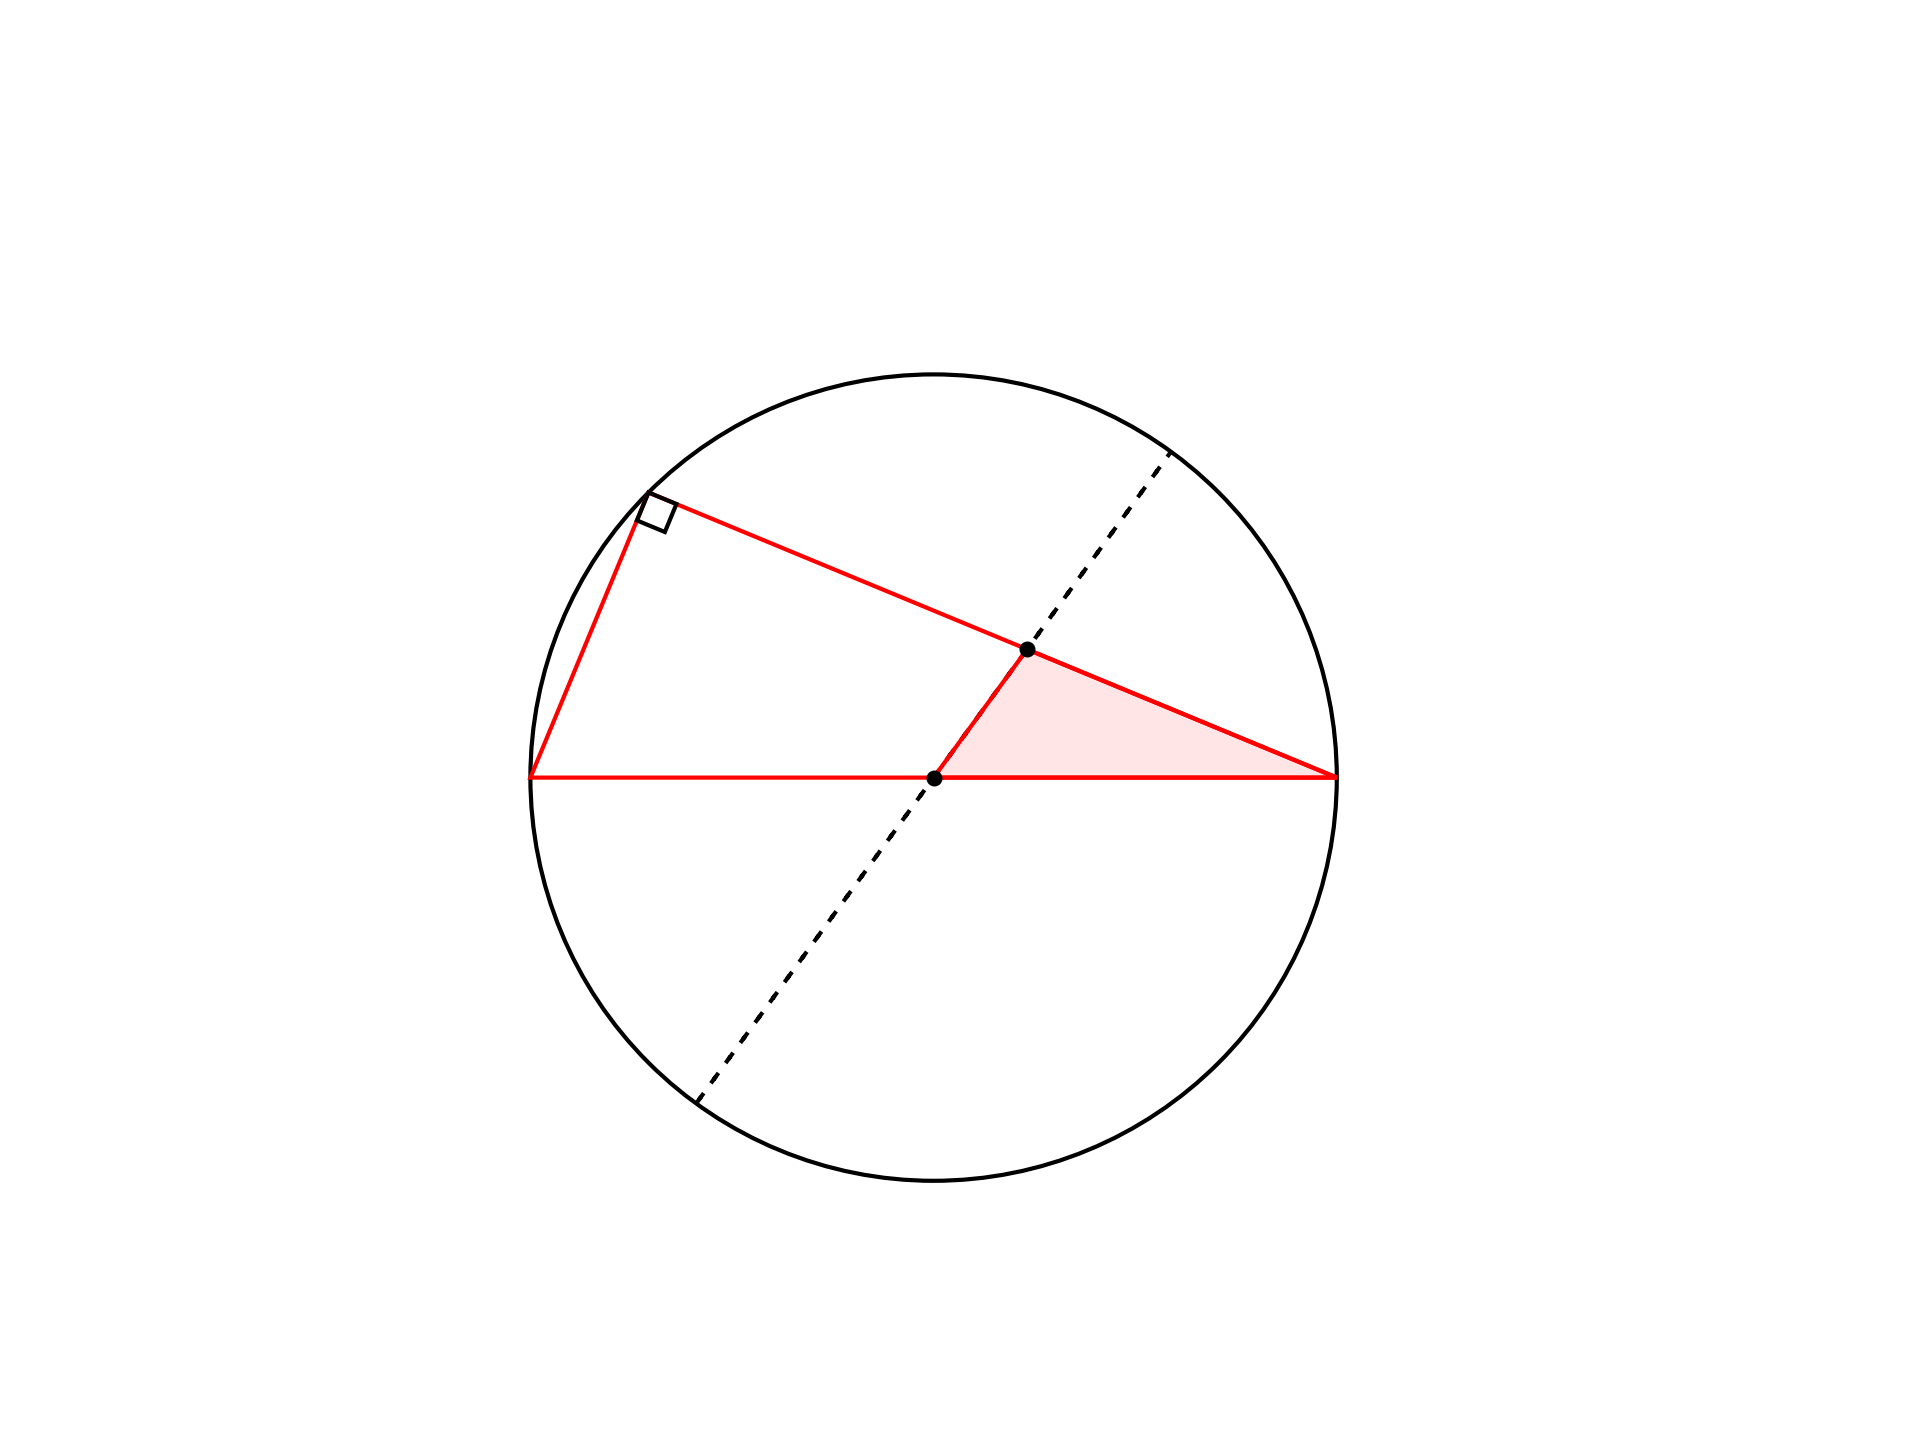

This chart was generated by the following Python code:
import matplotlib.pyplot as plt
import numpy as np
import geometry as geo
import math

fig, ax = geo.init()
ax.set(xlim=(0,110), ylim=(-10,100))

A = geo.Point(10,40)
B = geo.Point(90,40)
Q = geo.get_midpoint([A,B])
r = geo.get_length([A,Q])

circle = plt.Circle(
    (Q.x,Q.y),r,fc='none',ec='k')
ax.add_patch(circle)

P = geo.get_point_at_angle_on_circle(
    135,[Q,r])

geo.opg(ax,[A,B,P])
box = geo.mark_right_angle(P,[A,B])
geo.opg(ax,box,ec='k')

C = geo.get_point_by_fractional_length(
    [B,P],0.45)
    
S,T = geo.xlc([Q,C],[Q,r])
geo.dls(ax,[S,T],ls=(0,(2,4)))

geo.fpg(ax,[Q,B,C])
geo.opg(ax,[Q,B,C])

geo.scp(ax,[Q,C])

geo.savefig(plt)
